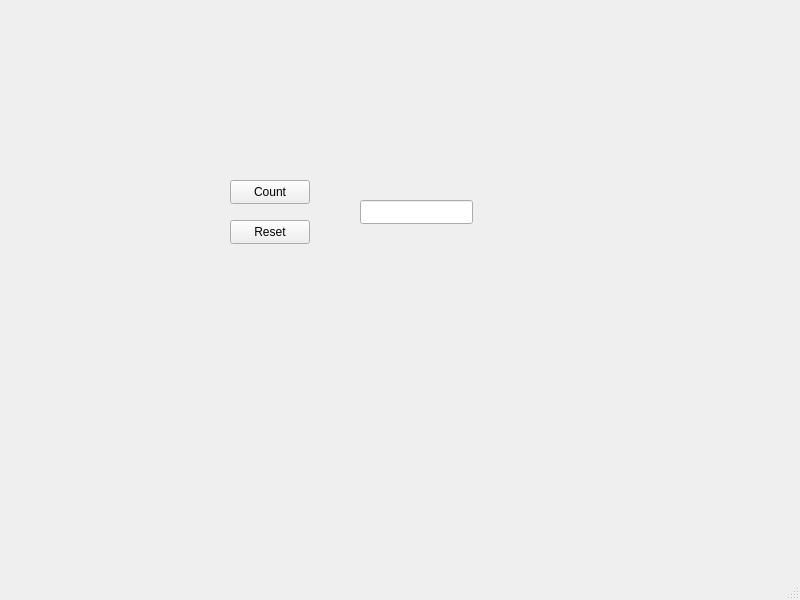
<?xml version="1.0" encoding="UTF-8"?>
<ui version="4.0">
 <class>MainWindow</class>
 <widget class="QMainWindow" name="MainWindow">
  <property name="geometry">
   <rect>
    <x>0</x>
    <y>0</y>
    <width>800</width>
    <height>600</height>
   </rect>
  </property>
  <property name="windowTitle">
   <string>MainWindow</string>
  </property>
  <widget class="QWidget" name="centralwidget">
   <widget class="QPushButton" name="pushButtonCount">
    <property name="geometry">
     <rect>
      <x>230</x>
      <y>180</y>
      <width>80</width>
      <height>24</height>
     </rect>
    </property>
    <property name="text">
     <string>Count</string>
    </property>
   </widget>
   <widget class="QPushButton" name="pushButtonReset">
    <property name="geometry">
     <rect>
      <x>230</x>
      <y>220</y>
      <width>80</width>
      <height>24</height>
     </rect>
    </property>
    <property name="text">
     <string>Reset</string>
    </property>
   </widget>
   <widget class="QLineEdit" name="lineEdit">
    <property name="geometry">
     <rect>
      <x>360</x>
      <y>200</y>
      <width>113</width>
      <height>24</height>
     </rect>
    </property>
    <property name="readOnly">
     <bool>true</bool>
    </property>
   </widget>
  </widget>
  <widget class="QMenuBar" name="menubar">
   <property name="geometry">
    <rect>
     <x>0</x>
     <y>0</y>
     <width>800</width>
     <height>21</height>
    </rect>
   </property>
  </widget>
  <widget class="QStatusBar" name="statusbar"/>
 </widget>
 <resources/>
 <connections/>
</ui>
